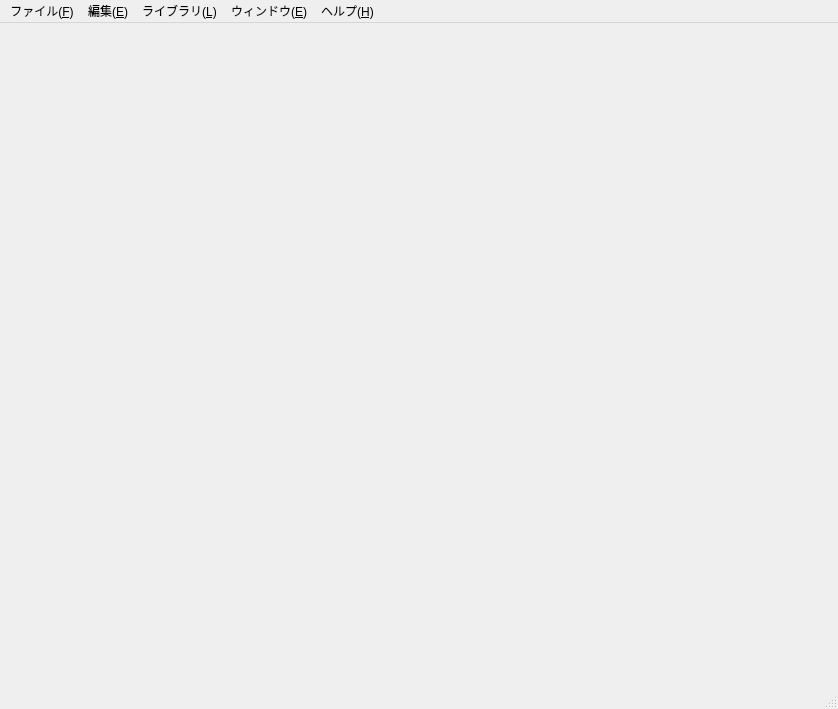
<?xml version="1.0" encoding="UTF-8"?>
<ui version="4.0">
 <class>MainWindow</class>
 <widget class="QMainWindow" name="MainWindow">
  <property name="geometry">
   <rect>
    <x>0</x>
    <y>0</y>
    <width>838</width>
    <height>709</height>
   </rect>
  </property>
  <property name="windowTitle">
   <string>MainWindow</string>
  </property>
  <widget class="QWidget" name="centralwidget">
   <widget class="Q3ListView" name="listData">
    <property name="geometry">
     <rect>
      <x>200</x>
      <y>0</y>
      <width>191</width>
      <height>571</height>
     </rect>
    </property>
   </widget>
   <widget class="Q3ListView" name="listView">
    <property name="geometry">
     <rect>
      <x>0</x>
      <y>0</y>
      <width>201</width>
      <height>561</height>
     </rect>
    </property>
   </widget>
  </widget>
  <widget class="QStatusBar" name="statusbar"/>
  <widget class="QMenuBar" name="menubar">
   <property name="geometry">
    <rect>
     <x>0</x>
     <y>0</y>
     <width>838</width>
     <height>22</height>
    </rect>
   </property>
   <widget class="QMenu" name="menu_F">
    <property name="title">
     <string>ファイル(&amp;F)</string>
    </property>
    <addaction name="action"/>
    <addaction name="action_O"/>
    <addaction name="action_R"/>
    <addaction name="separator"/>
    <addaction name="action_4"/>
    <addaction name="action_5"/>
    <addaction name="action_6"/>
   </widget>
   <widget class="QMenu" name="menu_E_2">
    <property name="title">
     <string>編集(&amp;E)</string>
    </property>
    <addaction name="action_U"/>
    <addaction name="action_R_2"/>
   </widget>
   <widget class="QMenu" name="menu_L">
    <property name="title">
     <string>ライブラリ(&amp;L)</string>
    </property>
    <addaction name="action_12"/>
    <addaction name="separator"/>
    <addaction name="action_7"/>
    <addaction name="action_8"/>
    <addaction name="action_9"/>
    <addaction name="action_10"/>
    <addaction name="action_15"/>
   </widget>
   <widget class="QMenu" name="menu_E_3">
    <property name="title">
     <string>ウィンドウ(&amp;E)</string>
    </property>
    <addaction name="action_M"/>
    <addaction name="action_13"/>
   </widget>
   <widget class="QMenu" name="menu_H">
    <property name="title">
     <string>ヘルプ(&amp;H)</string>
    </property>
    <addaction name="action_14"/>
   </widget>
   <addaction name="menu_F"/>
   <addaction name="menu_E_2"/>
   <addaction name="menu_L"/>
   <addaction name="menu_E_3"/>
   <addaction name="menu_H"/>
  </widget>
  <action name="action">
   <property name="text">
    <string>新しいライブラリ(&amp;N)</string>
   </property>
  </action>
  <action name="action_O">
   <property name="text">
    <string>開く(&amp;O)</string>
   </property>
  </action>
  <action name="action_R">
   <property name="text">
    <string>最近開いたライブラリ(&amp;R)</string>
   </property>
  </action>
  <action name="action_4">
   <property name="text">
    <string>閉じる</string>
   </property>
  </action>
  <action name="action_5">
   <property name="text">
    <string>保存(&amp;S)</string>
   </property>
  </action>
  <action name="action_6">
   <property name="text">
    <string>名前を付けて保存</string>
   </property>
  </action>
  <action name="action_U">
   <property name="text">
    <string>元に戻す(&amp;U)</string>
   </property>
  </action>
  <action name="action_R_2">
   <property name="text">
    <string>やり直す(&amp;R)</string>
   </property>
  </action>
  <action name="action_7">
   <property name="text">
    <string>新しいフォルダ</string>
   </property>
  </action>
  <action name="action_8">
   <property name="text">
    <string>新しいスニペッド</string>
   </property>
  </action>
  <action name="action_9">
   <property name="text">
    <string>新しい画像</string>
   </property>
  </action>
  <action name="action_10">
   <property name="text">
    <string>新しい音声</string>
   </property>
  </action>
  <action name="action_12">
   <property name="text">
    <string>検索</string>
   </property>
  </action>
  <action name="action_M">
   <property name="text">
    <string>縮小(&amp;M)</string>
   </property>
  </action>
  <action name="action_13">
   <property name="text">
    <string>拡大</string>
   </property>
  </action>
  <action name="action_14">
   <property name="text">
    <string>ヘルプ</string>
   </property>
  </action>
  <action name="action_15">
   <property name="text">
    <string>新しい動画</string>
   </property>
  </action>
 </widget>
 <customwidgets>
  <customwidget>
   <class>Q3Frame</class>
   <extends>QFrame</extends>
   <header>Qt3Support/Q3Frame</header>
   <container>1</container>
  </customwidget>
  <customwidget>
   <class>Q3ListView</class>
   <extends>Q3Frame</extends>
   <header>q3listview.h</header>
  </customwidget>
 </customwidgets>
 <resources/>
 <connections/>
</ui>
